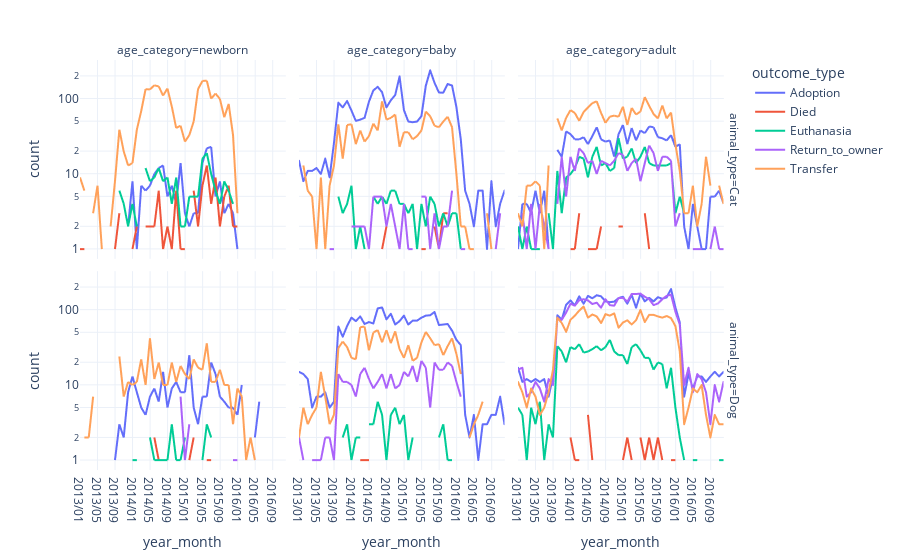

The notebook cell this image was saved under:
### Markdown cell above
* That's because most cats are newborns or babies.
* Most dogs that end up in shelters are already adults.
* There are some peaks, most likely because of transfers?

### Code cell
df_animals_date = df_train.groupby(['year_month', 'animal_type', 'age_category', 'outcome_type']).size().reset_index(name = 'count')
px.line(df_animals_date, x = 'year_month', y = 'count', color = 'outcome_type', facet_col = 'age_category', facet_row = 'animal_type', log_y = True)

### Figure 1 — Plotly figure (JSON) as saved in the notebook; plotly's stock layout.template omitted (floating-point values rounded to 4 significant figures)
{"data": [{"hovertemplate": "outcome_type=Adoption<br>animal_type=Cat<br>age_category=newborn<br>year_month=%{x}<br>count=%{y}<extra></extra>", "legendgroup": "Adoption", "line": {"color": "#636efa", "dash": "solid"}, "marker": {"symbol": "circle"}, "mode": "lines", "name": "Adoption", "showlegend": true, "type": "scattergl", "x": ["2013/01", "2013/02", "2013/03", "2013/04", "2013/05", "2013/06", "2013/07", "2013/08", "2013/09", "2013/10", "2013/11", "2013/12", "2014/01", "2014/02", "2014/03", "2014/04", "2014/05", "2014/06", "2014/07", "2014/08", "2014/09", "2014/10", "2014/11", "2014/12", "2015/01", "2015/02", "2015/03", "2015/04", "2015/05", "2015/06", "2015/07", "2015/08", "2015/09", "2015/10", "2015/11", "2015/12", "2016/01", "2016/02", "2016/03", "2016/04", "2016/05", "2016/06", "2016/07", "2016/08", "2016/09", "2016/10", "2016/11", "2016/12"], "xaxis": "x4", "y": [0, 0, 0, 0, 0, 0, 0, 1, 0, 3, 0, 2, 8, 1, 7, 6, 7, 10, 12, 13, 5, 7, 4, 14, 3, 2, 3, 3, 14, 22, 23, 5, 8, 3, 4, 3, 1, 0, 0, 0, 0, 0, 0, 0, 0, 0, 0, 0], "yaxis": "y4"}, {"hovertemplate": "outcome_type=Adoption<br>animal_type=Cat<br>age_category=baby<br>year_month=%{x}<br>count=%{y}<extra></extra>", "legendgroup": "Adoption", "line": {"color": "#636efa", "dash": "solid"}, "marker": {"symbol": "circle"}, "mode": "lines", "name": "Adoption", "showlegend": false, "type": "scattergl", "x": ["2013/01", "2013/02", "2013/03", "2013/04", "2013/05", "2013/06", "2013/07", "2013/08", "2013/09", "2013/10", "2013/11", "2013/12", "2014/01", "2014/02", "2014/03", "2014/04", "2014/05", "2014/06", "2014/07", "2014/08", "2014/09", "2014/10", "2014/11", "2014/12", "2015/01", "2015/02", "2015/03", "2015/04", "2015/05", "2015/06", "2015/07", "2015/08", "2015/09", "2015/10", "2015/11", "2015/12", "2016/01", "2016/02", "2016/03", "2016/04", "2016/05", "2016/06", "2016/07", "2016/08", "2016/09", "2016/10", "2016/11", "2016/12"], "xaxis": "x5", "y": [15, 8, 11, 11, 12, 10, 16, 9, 26, 89, 77, 94, 70, 51, 53, 56, 92, 130, 145, 123, 77, 96, 113, 199, 71, 50, 49, 50, 59, 150, 240, 164, 122, 121, 158, 151, 78, 29, 6, 4, 2, 6, 6, 1, 8, 2, 4, 6], "yaxis": "y5"}, {"hovertemplate": "outcome_type=Adoption<br>animal_type=Cat<br>age_category=adult<br>year_month=%{x}<br>count=%{y}<extra></extra>", "legendgroup": "Adoption", "line": {"color": "#636efa", "dash": "solid"}, "marker": {"symbol": "circle"}, "mode": "lines", "name": "Adoption", "showlegend": false, "type": "scattergl", "x": ["2013/01", "2013/02", "2013/03", "2013/04", "2013/05", "2013/06", "2013/07", "2013/08", "2013/09", "2013/10", "2013/11", "2013/12", "2014/01", "2014/02", "2014/03", "2014/04", "2014/05", "2014/06", "2014/07", "2014/08", "2014/09", "2014/10", "2014/11", "2014/12", "2015/01", "2015/02", "2015/03", "2015/04", "2015/05", "2015/06", "2015/07", "2015/08", "2015/09", "2015/10", "2015/11", "2015/12", "2016/01", "2016/02", "2016/03", "2016/04", "2016/05", "2016/06", "2016/07", "2016/08", "2016/09", "2016/10", "2016/11", "2016/12"], "xaxis": "x6", "y": [1, 4, 4, 3, 6, 3, 6, 1, 0, 21, 17, 37, 34, 29, 29, 31, 25, 32, 42, 29, 27, 28, 17, 34, 45, 25, 41, 28, 38, 35, 43, 42, 31, 30, 28, 33, 23, 25, 2, 1, 4, 2, 1, 1, 5, 5, 6, 4], "yaxis": "y6"}, {"hovertemplate": "outcome_type=Adoption<br>animal_type=Dog<br>age_category=newborn<br>year_month=%{x}<br>count=%{y}<extra></extra>", "legendgroup": "Adoption", "line": {"color": "#636efa", "dash": "solid"}, "marker": {"symbol": "circle"}, "mode": "lines", "name": "Adoption", "showlegend": false, "type": "scattergl", "x": ["2013/01", "2013/02", "2013/03", "2013/04", "2013/05", "2013/06", "2013/07", "2013/08", "2013/09", "2013/10", "2013/11", "2013/12", "2014/01", "2014/02", "2014/03", "2014/04", "2014/05", "2014/06", "2014/07", "2014/08", "2014/09", "2014/10", "2014/11", "2014/12", "2015/01", "2015/02", "2015/03", "2015/04", "2015/05", "2015/06", "2015/07", "2015/08", "2015/09", "2015/10", "2015/11", "2015/12", "2016/01", "2016/02", "2016/03", "2016/04", "2016/05", "2016/06", "2016/07", "2016/08", "2016/09", "2016/10", "2016/11", "2016/12"], "xaxis": "x", "y": [0, 1, 0, 0, 0, 0, 0, 0, 1, 3, 2, 8, 13, 8, 5, 4, 7, 9, 6, 15, 5, 9, 11, 8, 8, 25, 5, 3, 7, 7, 20, 14, 7, 6, 5, 5, 4, 10, 0, 0, 2, 6, 0, 0, 0, 1, 0, 0], "yaxis": "y"}, {"hovertemplate": "outcome_type=Adoption<br>animal_type=Dog<br>age_category=baby<br>year_month=%{x}<br>count=%{y}<extra></extra>", "legendgroup": "Adoption", "line": {"color": "#636efa", "dash": "solid"}, "marker": {"symbol": "circle"}, "mode": "lines", "name": "Adoption", "showlegend": false, "type": "scattergl", "x": ["2013/01", "2013/02", "2013/03", "2013/04", "2013/05", "2013/06", "2013/07", "2013/08", "2013/09", "2013/10", "2013/11", "2013/12", "2014/01", "2014/02", "2014/03", "2014/04", "2014/05", "2014/06", "2014/07", "2014/08", "2014/09", "2014/10", "2014/11", "2014/12", "2015/01", "2015/02", "2015/03", "2015/04", "2015/05", "2015/06", "2015/07", "2015/08", "2015/09", "2015/10", "2015/11", "2015/12", "2016/01", "2016/02", "2016/03", "2016/04", "2016/05", "2016/06", "2016/07", "2016/08", "2016/09", "2016/10", "2016/11", "2016/12"], "xaxis": "x2", "y": [15, 14, 12, 5, 7, 7, 8, 5, 6, 60, 44, 61, 79, 71, 82, 65, 69, 66, 105, 108, 75, 89, 64, 71, 84, 64, 72, 72, 79, 84, 85, 94, 63, 64, 65, 53, 40, 34, 4, 2, 4, 1, 3, 3, 4, 4, 7, 3], "yaxis": "y2"}, {"hovertemplate": "outcome_type=Adoption<br>animal_type=Dog<br>age_category=adult<br>year_month=%{x}<br>count=%{y}<extra></extra>", "legendgroup": "Adoption", "line": {"color": "#636efa", "dash": "solid"}, "marker": {"symbol": "circle"}, "mode": "lines", "name": "Adoption", "showlegend": false, "type": "scattergl", "x": ["2013/01", "2013/02", "2013/03", "2013/04", "2013/05", "2013/06", "2013/07", "2013/08", "2013/09", "2013/10", "2013/11", "2013/12", "2014/01", "2014/02", "2014/03", "2014/04", "2014/05", "2014/06", "2014/07", "2014/08", "2014/09", "2014/10", "2014/11", "2014/12", "2015/01", "2015/02", "2015/03", "2015/04", "2015/05", "2015/06", "2015/07", "2015/08", "2015/09", "2015/10", "2015/11", "2015/12", "2016/01", "2016/02", "2016/03", "2016/04", "2016/05", "2016/06", "2016/07", "2016/08", "2016/09", "2016/10", "2016/11", "2016/12"], "xaxis": "x3", "y": [17, 11, 12, 11, 12, 11, 12, 7, 13, 85, 74, 117, 134, 115, 152, 121, 154, 143, 157, 152, 130, 127, 129, 144, 150, 121, 159, 107, 164, 130, 145, 130, 148, 141, 147, 190, 108, 68, 7, 14, 9, 13, 13, 11, 13, 15, 13, 15], "yaxis": "y3"}, {"hovertemplate": "outcome_type=Died<br>animal_type=Cat<br>age_category=newborn<br>year_month=%{x}<br>count=%{y}<extra></extra>", "legendgroup": "Died", "line": {"color": "#EF553B", "dash": "solid"}, "marker": {"symbol": "circle"}, "mode": "lines", "name": "Died", "showlegend": true, "type": "scattergl", "x": ["2013/01", "2013/02", "2013/03", "2013/04", "2013/05", "2013/06", "2013/07", "2013/08", "2013/09", "2013/10", "2013/11", "2013/12", "2014/01", "2014/02", "2014/03", "2014/04", "2014/05", "2014/06", "2014/07", "2014/08", "2014/09", "2014/10", "2014/11", "2014/12", "2015/01", "2015/02", "2015/03", "2015/04", "2015/05", "2015/06", "2015/07", "2015/08", "2015/09", "2015/10", "2015/11", "2015/12", "2016/01", "2016/02", "2016/03", "2016/04", "2016/05", "2016/06", "2016/07", "2016/08", "2016/09", "2016/10", "2016/11", "2016/12"], "xaxis": "x4", "y": [1, 1, 0, 0, 0, 0, 0, 0, 1, 3, 0, 0, 1, 2, 0, 2, 2, 2, 6, 1, 2, 1, 6, 1, 1, 0, 6, 2, 7, 13, 4, 9, 2, 5, 7, 2, 2, 0, 0, 0, 0, 0, 0, 0, 0, 0, 0, 0], "yaxis": "y4"}, {"hovertemplate": "outcome_type=Died<br>animal_type=Cat<br>age_category=baby<br>year_month=%{x}<br>count=%{y}<extra></extra>", "legendgroup": "Died", "line": {"color": "#EF553B", "dash": "solid"}, "marker": {"symbol": "circle"}, "mode": "lines", "name": "Died", "showlegend": false, "type": "scattergl", "x": ["2013/01", "2013/02", "2013/03", "2013/04", "2013/05", "2013/06", "2013/07", "2013/08", "2013/09", "2013/10", "2013/11", "2013/12", "2014/01", "2014/02", "2014/03", "2014/04", "2014/05", "2014/06", "2014/07", "2014/08", "2014/09", "2014/10", "2014/11", "2014/12", "2015/01", "2015/02", "2015/03", "2015/04", "2015/05", "2015/06", "2015/07", "2015/08", "2015/09", "2015/10", "2015/11", "2015/12", "2016/01", "2016/02", "2016/03", "2016/04", "2016/05", "2016/06", "2016/07", "2016/08", "2016/09", "2016/10", "2016/11", "2016/12"], "xaxis": "x5", "y": [0, 0, 0, 0, 0, 1, 0, 0, 0, 2, 0, 1, 0, 1, 0, 1, 0, 2, 0, 1, 2, 0, 0, 3, 0, 0, 1, 0, 1, 1, 0, 2, 1, 3, 3, 0, 0, 1, 0, 0, 0, 0, 0, 0, 0, 0, 0, 0], "yaxis": "y5"}, {"hovertemplate": "outcome_type=Died<br>animal_type=Cat<br>age_category=adult<br>year_month=%{x}<br>count=%{y}<extra></extra>", "legendgroup": "Died", "line": {"color": "#EF553B", "dash": "solid"}, "marker": {"symbol": "circle"}, "mode": "lines", "name": "Died", "showlegend": false, "type": "scattergl", "x": ["2013/01", "2013/02", "2013/03", "2013/04", "2013/05", "2013/06", "2013/07", "2013/08", "2013/09", "2013/10", "2013/11", "2013/12", "2014/01", "2014/02", "2014/03", "2014/04", "2014/05", "2014/06", "2014/07", "2014/08", "2014/09", "2014/10", "2014/11", "2014/12", "2015/01", "2015/02", "2015/03", "2015/04", "2015/05", "2015/06", "2015/07", "2015/08", "2015/09", "2015/10", "2015/11", "2015/12", "2016/01", "2016/02", "2016/03", "2016/04", "2016/05", "2016/06", "2016/07", "2016/08", "2016/09", "2016/10", "2016/11", "2016/12"], "xaxis": "x6", "y": [0, 0, 0, 0, 0, 1, 0, 0, 0, 0, 1, 0, 1, 1, 3, 0, 1, 1, 1, 2, 0, 0, 0, 2, 2, 0, 3, 0, 0, 3, 1, 0, 0, 0, 3, 0, 0, 1, 0, 0, 1, 0, 0, 0, 0, 0, 0, 0], "yaxis": "y6"}, {"hovertemplate": "outcome_type=Died<br>animal_type=Dog<br>age_category=newborn<br>year_month=%{x}<br>count=%{y}<extra></extra>", "legendgroup": "Died", "line": {"color": "#EF553B", "dash": "solid"}, "marker": {"symbol": "circle"}, "mode": "lines", "name": "Died", "showlegend": false, "type": "scattergl", "x": ["2013/01", "2013/02", "2013/03", "2013/04", "2013/05", "2013/06", "2013/07", "2013/08", "2013/09", "2013/10", "2013/11", "2013/12", "2014/01", "2014/02", "2014/03", "2014/04", "2014/05", "2014/06", "2014/07", "2014/08", "2014/09", "2014/10", "2014/11", "2014/12", "2015/01", "2015/02", "2015/03", "2015/04", "2015/05", "2015/06", "2015/07", "2015/08", "2015/09", "2015/10", "2015/11", "2015/12", "2016/01", "2016/02", "2016/03", "2016/04", "2016/05", "2016/06", "2016/07", "2016/08", "2016/09", "2016/10", "2016/11", "2016/12"], "xaxis": "x", "y": [0, 0, 0, 0, 0, 0, 0, 0, 0, 1, 0, 0, 0, 0, 0, 1, 0, 2, 1, 0, 0, 0, 0, 2, 0, 1, 2, 0, 0, 1, 1, 0, 0, 0, 0, 0, 0, 0, 0, 0, 0, 0, 0, 0, 0, 0, 0, 0], "yaxis": "y"}, {"hovertemplate": "outcome_type=Died<br>animal_type=Dog<br>age_category=baby<br>year_month=%{x}<br>count=%{y}<extra></extra>", "legendgroup": "Died", "line": {"color": "#EF553B", "dash": "solid"}, "marker": {"symbol": "circle"}, "mode": "lines", "name": "Died", "showlegend": false, "type": "scattergl", "x": ["2013/01", "2013/02", "2013/03", "2013/04", "2013/05", "2013/06", "2013/07", "2013/08", "2013/09", "2013/10", "2013/11", "2013/12", "2014/01", "2014/02", "2014/03", "2014/04", "2014/05", "2014/06", "2014/07", "2014/08", "2014/09", "2014/10", "2014/11", "2014/12", "2015/01", "2015/02", "2015/03", "2015/04", "2015/05", "2015/06", "2015/07", "2015/08", "2015/09", "2015/10", "2015/11", "2015/12", "2016/01", "2016/02", "2016/03", "2016/04", "2016/05", "2016/06", "2016/07", "2016/08", "2016/09", "2016/10", "2016/11", "2016/12"], "xaxis": "x2", "y": [0, 0, 0, 0, 0, 0, 0, 0, 0, 0, 0, 0, 0, 0, 1, 1, 1, 0, 1, 0, 0, 0, 0, 1, 0, 0, 2, 0, 1, 0, 0, 0, 0, 0, 0, 0, 0, 0, 0, 0, 0, 0, 0, 0, 0, 0, 0, 0], "yaxis": "y2"}, {"hovertemplate": "outcome_type=Died<br>animal_type=Dog<br>age_category=adult<br>year_month=%{x}<br>count=%{y}<extra></extra>", "legendgroup": "Died", "line": {"color": "#EF553B", "dash": "solid"}, "marker": {"symbol": "circle"}, "mode": "lines", "name": "Died", "showlegend": false, "type": "scattergl", "x": ["2013/01", "2013/02", "2013/03", "2013/04", "2013/05", "2013/06", "2013/07", "2013/08", "2013/09", "2013/10", "2013/11", "2013/12", "2014/01", "2014/02", "2014/03", "2014/04", "2014/05", "2014/06", "2014/07", "2014/08", "2014/09", "2014/10", "2014/11", "2014/12", "2015/01", "2015/02", "2015/03", "2015/04", "2015/05", "2015/06", "2015/07", "2015/08", "2015/09", "2015/10", "2015/11", "2015/12", "2016/01", "2016/02", "2016/03", "2016/04", "2016/05", "2016/06", "2016/07", "2016/08", "2016/09", "2016/10", "2016/11", "2016/12"], "xaxis": "x3", "y": [0, 0, 0, 0, 0, 0, 0, 0, 0, 3, 0, 0, 2, 1, 1, 0, 4, 1, 0, 0, 0, 1, 0, 0, 1, 2, 1, 0, 2, 1, 2, 1, 2, 1, 0, 1, 1, 0, 1, 0, 0, 0, 0, 0, 1, 0, 0, 0], "yaxis": "y3"}, {"hovertemplate": "outcome_type=Euthanasia<br>animal_type=Cat<br>age_category=newborn<br>year_month=%{x}<br>count=%{y}<extra></extra>", "legendgroup": "Euthanasia", "line": {"color": "#00cc96", "dash": "solid"}, "marker": {"symbol": "circle"}, "mode": "lines", "name": "Euthanasia", "showlegend": true, "type": "scattergl", "x": ["2013/01", "2013/02", "2013/03", "2013/04", "2013/05", "2013/06", "2013/07", "2013/08", "2013/09", "2013/10", "2013/11", "2013/12", "2014/01", "2014/02", "2014/03", "2014/04", "2014/05", "2014/06", "2014/07", "2014/08", "2014/09", "2014/10", "2014/11", "2014/12", "2015/01", "2015/02", "2015/03", "2015/04", "2015/05", "2015/06", "2015/07", "2015/08", "2015/09", "2015/10", "2015/11", "2015/12", "2016/01", "2016/02", "2016/03", "2016/04", "2016/05", "2016/06", "2016/07", "2016/08", "2016/09", "2016/10", "2016/11", "2016/12"], "xaxis": "x4", "y": [0, 1, 0, 0, 0, 0, 0, 0, 0, 6, 4, 2, 4, 2, 0, 12, 8, 9, 12, 8, 9, 4, 9, 2, 2, 5, 5, 5, 16, 19, 10, 6, 4, 8, 6, 4, 0, 0, 0, 1, 0, 0, 0, 0, 0, 0, 0, 0], "yaxis": "y4"}, {"hovertemplate": "outcome_type=Euthanasia<br>animal_type=Cat<br>age_category=baby<br>year_month=%{x}<br>count=%{y}<extra></extra>", "legendgroup": "Euthanasia", "line": {"color": "#00cc96", "dash": "solid"}, "marker": {"symbol": "circle"}, "mode": "lines", "name": "Euthanasia", "showlegend": false, "type": "scattergl", "x": ["2013/01", "2013/02", "2013/03", "2013/04", "2013/05", "2013/06", "2013/07", "2013/08", "2013/09", "2013/10", "2013/11", "2013/12", "2014/01", "2014/02", "2014/03", "2014/04", "2014/05", "2014/06", "2014/07", "2014/08", "2014/09", "2014/10", "2014/11", "2014/12", "2015/01", "2015/02", "2015/03", "2015/04", "2015/05", "2015/06", "2015/07", "2015/08", "2015/09", "2015/10", "2015/11", "2015/12", "2016/01", "2016/02", "2016/03", "2016/04", "2016/05", "2016/06", "2016/07", "2016/08", "2016/09", "2016/10", "2016/11", "2016/12"], "xaxis": "x5", "y": [1, 0, 0, 0, 2, 0, 0, 0, 0, 5, 3, 4, 7, 1, 2, 1, 0, 5, 4, 5, 4, 6, 6, 4, 4, 3, 4, 1, 4, 2, 5, 4, 2, 3, 2, 3, 3, 1, 0, 0, 0, 1, 0, 0, 0, 0, 0, 1], "yaxis": "y5"}, {"hovertemplate": "outcome_type=Euthanasia<br>animal_type=Cat<br>age_category=adult<br>year_month=%{x}<br>count=%{y}<extra></extra>", "legendgroup": "Euthanasia", "line": {"color": "#00cc96", "dash": "solid"}, "marker": {"symbol": "circle"}, "mode": "lines", "name": "Euthanasia", "showlegend": false, "type": "scattergl", "x": ["2013/01", "2013/02", "2013/03", "2013/04", "2013/05", "2013/06", "2013/07", "2013/08", "2013/09", "2013/10", "2013/11", "2013/12", "2014/01", "2014/02", "2014/03", "2014/04", "2014/05", "2014/06", "2014/07", "2014/08", "2014/09", "2014/10", "2014/11", "2014/12", "2015/01", "2015/02", "2015/03", "2015/04", "2015/05", "2015/06", "2015/07", "2015/08", "2015/09", "2015/10", "2015/11", "2015/12", "2016/01", "2016/02", "2016/03", "2016/04", "2016/05", "2016/06", "2016/07", "2016/08", "2016/09", "2016/10", "2016/11", "2016/12"], "xaxis": "x6", "y": [2, 1, 2, 1, 1, 1, 0, 3, 1, 11, 3, 9, 10, 12, 17, 16, 9, 17, 23, 13, 14, 11, 12, 30, 16, 17, 22, 14, 17, 23, 14, 13, 13, 13, 13, 14, 3, 5, 3, 0, 1, 0, 0, 1, 0, 0, 1, 1], "yaxis": "y6"}, {"hovertemplate": "outcome_type=Euthanasia<br>animal_type=Dog<br>age_category=newborn<br>year_month=%{x}<br>count=%{y}<extra></extra>", "legendgroup": "Euthanasia", "line": {"color": "#00cc96", "dash": "solid"}, "marker": {"symbol": "circle"}, "mode": "lines", "name": "Euthanasia", "showlegend": false, "type": "scattergl", "x": ["2013/01", "2013/02", "2013/03", "2013/04", "2013/05", "2013/06", "2013/07", "2013/08", "2013/09", "2013/10", "2013/11", "2013/12", "2014/01", "2014/02", "2014/03", "2014/04", "2014/05", "2014/06", "2014/07", "2014/08", "2014/09", "2014/10", "2014/11", "2014/12", "2015/01", "2015/02", "2015/03", "2015/04", "2015/05", "2015/06", "2015/07", "2015/08", "2015/09", "2015/10", "2015/11", "2015/12", "2016/01", "2016/02", "2016/03", "2016/04", "2016/05", "2016/06", "2016/07", "2016/08", "2016/09", "2016/10", "2016/11", "2016/12"], "xaxis": "x", "y": [0, 0, 0, 0, 0, 0, 0, 0, 0, 2, 0, 0, 1, 1, 0, 0, 2, 1, 1, 1, 1, 3, 1, 1, 2, 0, 0, 0, 1, 3, 2, 0, 1, 0, 1, 0, 0, 1, 0, 0, 0, 0, 0, 0, 0, 0, 0, 0], "yaxis": "y"}, {"hovertemplate": "outcome_type=Euthanasia<br>animal_type=Dog<br>age_category=baby<br>year_month=%{x}<br>count=%{y}<extra></extra>", "legendgroup": "Euthanasia", "line": {"color": "#00cc96", "dash": "solid"}, "marker": {"symbol": "circle"}, "mode": "lines", "name": "Euthanasia", "showlegend": false, "type": "scattergl", "x": ["2013/01", "2013/02", "2013/03", "2013/04", "2013/05", "2013/06", "2013/07", "2013/08", "2013/09", "2013/10", "2013/11", "2013/12", "2014/01", "2014/02", "2014/03", "2014/04", "2014/05", "2014/06", "2014/07", "2014/08", "2014/09", "2014/10", "2014/11", "2014/12", "2015/01", "2015/02", "2015/03", "2015/04", "2015/05", "2015/06", "2015/07", "2015/08", "2015/09", "2015/10", "2015/11", "2015/12", "2016/01", "2016/02", "2016/03", "2016/04", "2016/05", "2016/06", "2016/07", "2016/08", "2016/09", "2016/10", "2016/11", "2016/12"], "xaxis": "x2", "y": [0, 0, 0, 0, 2, 0, 0, 0, 0, 0, 2, 3, 1, 2, 2, 0, 3, 3, 6, 4, 1, 4, 5, 3, 4, 1, 2, 0, 0, 3, 0, 0, 2, 3, 1, 1, 0, 1, 0, 0, 0, 0, 0, 0, 0, 0, 0, 0], "yaxis": "y2"}, {"hovertemplate": "outcome_type=Euthanasia<br>animal_type=Dog<br>age_category=adult<br>year_month=%{x}<br>count=%{y}<extra></extra>", "legendgroup": "Euthanasia", "line": {"color": "#00cc96", "dash": "solid"}, "marker": {"symbol": "circle"}, "mode": "lines", "name": "Euthanasia", "showlegend": false, "type": "scattergl", "x": ["2013/01", "2013/02", "2013/03", "2013/04", "2013/05", "2013/06", "2013/07", "2013/08", "2013/09", "2013/10", "2013/11", "2013/12", "2014/01", "2014/02", "2014/03", "2014/04", "2014/05", "2014/06", "2014/07", "2014/08", "2014/09", "2014/10", "2014/11", "2014/12", "2015/01", "2015/02", "2015/03", "2015/04", "2015/05", "2015/06", "2015/07", "2015/08", "2015/09", "2015/10", "2015/11", "2015/12", "2016/01", "2016/02", "2016/03", "2016/04", "2016/05", "2016/06", "2016/07", "2016/08", "2016/09", "2016/10", "2016/11", "2016/12"], "xaxis": "x3", "y": [5, 4, 1, 5, 3, 6, 1, 3, 2, 33, 28, 20, 32, 30, 35, 27, 28, 30, 33, 29, 32, 40, 28, 25, 25, 19, 32, 35, 29, 23, 23, 16, 20, 19, 9, 17, 5, 2, 1, 0, 1, 1, 0, 0, 0, 0, 1, 1], "yaxis": "y3"}, {"hovertemplate": "outcome_type=Return_to_owner<br>animal_type=Cat<br>age_category=newborn<br>year_month=%{x}<br>count=%{y}<extra></extra>", "legendgroup": "Return_to_owner", "line": {"color": "#ab63fa", "dash": "solid"}, "marker": {"symbol": "circle"}, "mode": "lines", "name": "Return_to_owner", "showlegend": true, "type": "scattergl", "x": ["2013/01", "2013/02", "2013/03", "2013/04", "2013/05", "2013/06", "2013/07", "2013/08", "2013/09", "2013/10", "2013/11", "2013/12", "2014/01", "2014/02", "2014/03", "2014/04", "2014/05", "2014/06", "2014/07", "2014/08", "2014/09", "2014/10", "2014/11", "2014/12", "2015/01", "2015/02", "2015/03", "2015/04", "2015/05", "2015/06", "2015/07", "2015/08", "2015/09", "2015/10", "2015/11", "2015/12", "2016/01", "2016/02", "2016/03", "2016/04", "2016/05", "2016/06", "2016/07", "2016/08", "2016/09", "2016/10", "2016/11", "2016/12"], "xaxis": "x4", "y": [0, 0, 0, 0, 0, 0, 0, 0, 0, 0, 0, 0, 0, 0, 0, 1, 0, 0, 0, 0, 0, 0, 0, 0, 0, 0, 1, 0, 0, 0, 0, 2, 0, 0, 0, 0, 0, 0, 0, 0, 0, 0, 0, 0, 0, 0, 0, 0], "yaxis": "y4"}, {"hovertemplate": "outcome_type=Return_to_owner<br>animal_type=Cat<br>age_category=baby<br>year_month=%{x}<br>count=%{y}<extra></extra>", "legendgroup": "Return_to_owner", "line": {"color": "#ab63fa", "dash": "solid"}, "marker": {"symbol": "circle"}, "mode": "lines", "name": "Return_to_owner", "showlegend": false, "type": "scattergl", "x": ["2013/01", "2013/02", "2013/03", "2013/04", "2013/05", "2013/06", "2013/07", "2013/08", "2013/09", "2013/10", "2013/11", "2013/12", "2014/01", "2014/02", "2014/03", "2014/04", "2014/05", "2014/06", "2014/07", "2014/08", "2014/09", "2014/10", "2014/11", "2014/12", "2015/01", "2015/02", "2015/03", "2015/04", "2015/05", "2015/06", "2015/07", "2015/08", "2015/09", "2015/10", "2015/11", "2015/12", "2016/01", "2016/02", "2016/03", "2016/04", "2016/05", "2016/06", "2016/07", "2016/08", "2016/09", "2016/10", "2016/11", "2016/12"], "xaxis": "x5", "y": [1, 0, 0, 0, 0, 0, 0, 1, 1, 0, 0, 0, 2, 2, 2, 2, 1, 5, 5, 5, 2, 4, 2, 1, 4, 1, 1, 0, 5, 5, 1, 3, 1, 2, 2, 6, 0, 1, 1, 0, 0, 0, 0, 0, 0, 1, 3, 0], "yaxis": "y5"}, {"hovertemplate": "outcome_type=Return_to_owner<br>animal_type=Cat<br>age_category=adult<br>year_month=%{x}<br>count=%{y}<extra></extra>", "legendgroup": "Return_to_owner", "line": {"color": "#ab63fa", "dash": "solid"}, "marker": {"symbol": "circle"}, "mode": "lines", "name": "Return_to_owner", "showlegend": false, "type": "scattergl", "x": ["2013/01", "2013/02", "2013/03", "2013/04", "2013/05", "2013/06", "2013/07", "2013/08", "2013/09", "2013/10", "2013/11", "2013/12", "2014/01", "2014/02", "2014/03", "2014/04", "2014/05", "2014/06", "2014/07", "2014/08", "2014/09", "2014/10", "2014/11", "2014/12", "2015/01", "2015/02", "2015/03", "2015/04", "2015/05", "2015/06", "2015/07", "2015/08", "2015/09", "2015/10", "2015/11", "2015/12", "2016/01", "2016/02", "2016/03", "2016/04", "2016/05", "2016/06", "2016/07", "2016/08", "2016/09", "2016/10", "2016/11", "2016/12"], "xaxis": "x6", "y": [0, 3, 1, 4, 1, 4, 2, 1, 0, 4, 17, 5, 17, 11, 22, 19, 14, 15, 10, 15, 14, 13, 15, 19, 18, 11, 14, 16, 8, 14, 24, 19, 11, 17, 17, 15, 2, 3, 0, 0, 1, 1, 1, 0, 1, 2, 1, 1], "yaxis": "y6"}, {"hovertemplate": "outcome_type=Return_to_owner<br>animal_type=Dog<br>age_category=newborn<br>year_month=%{x}<br>count=%{y}<extra></extra>", "legendgroup": "Return_to_owner", "line": {"color": "#ab63fa", "dash": "solid"}, "marker": {"symbol": "circle"}, "mode": "lines", "name": "Return_to_owner", "showlegend": false, "type": "scattergl", "x": ["2013/01", "2013/02", "2013/03", "2013/04", "2013/05", "2013/06", "2013/07", "2013/08", "2013/09", "2013/10", "2013/11", "2013/12", "2014/01", "2014/02", "2014/03", "2014/04", "2014/05", "2014/06", "2014/07", "2014/08", "2014/09", "2014/10", "2014/11", "2014/12", "2015/01", "2015/02", "2015/03", "2015/04", "2015/05", "2015/06", "2015/07", "2015/08", "2015/09", "2015/10", "2015/11", "2015/12", "2016/01", "2016/02", "2016/03", "2016/04", "2016/05", "2016/06", "2016/07", "2016/08", "2016/09", "2016/10", "2016/11", "2016/12"], "xaxis": "x", "y": [0, 0, 0, 0, 0, 0, 0, 0, 0, 1, 0, 2, 0, 0, 8, 0, 0, 0, 3, 0, 0, 0, 0, 7, 1, 3, 0, 2, 0, 0, 0, 6, 0, 1, 0, 1, 1, 0, 0, 0, 0, 0, 0, 0, 0, 0, 0, 0], "yaxis": "y"}, {"hovertemplate": "outcome_type=Return_to_owner<br>animal_type=Dog<br>age_category=baby<br>year_month=%{x}<br>count=%{y}<extra></extra>", "legendgroup": "Return_to_owner", "line": {"color": "#ab63fa", "dash": "solid"}, "marker": {"symbol": "circle"}, "mode": "lines", "name": "Return_to_owner", "showlegend": false, "type": "scattergl", "x": ["2013/01", "2013/02", "2013/03", "2013/04", "2013/05", "2013/06", "2013/07", "2013/08", "2013/09", "2013/10", "2013/11", "2013/12", "2014/01", "2014/02", "2014/03", "2014/04", "2014/05", "2014/06", "2014/07", "2014/08", "2014/09", "2014/10", "2014/11", "2014/12", "2015/01", "2015/02", "2015/03", "2015/04", "2015/05", "2015/06", "2015/07", "2015/08", "2015/09", "2015/10", "2015/11", "2015/12", "2016/01", "2016/02", "2016/03", "2016/04", "2016/05", "2016/06", "2016/07", "2016/08", "2016/09", "2016/10", "2016/11", "2016/12"], "xaxis": "x2", "y": [2, 1, 0, 1, 1, 1, 2, 2, 1, 14, 11, 11, 10, 7, 14, 17, 12, 9, 11, 14, 9, 14, 9, 10, 15, 13, 18, 11, 21, 17, 5, 20, 16, 16, 20, 18, 11, 7, 0, 0, 0, 3, 0, 1, 0, 2, 0, 3], "yaxis": "y2"}, {"hovertemplate": "outcome_type=Return_to_owner<br>animal_type=Dog<br>age_category=adult<br>year_month=%{x}<br>count=%{y}<extra></extra>", "legendgroup": "Return_to_owner", "line": {"color": "#ab63fa", "dash": "solid"}, "marker": {"symbol": "circle"}, "mode": "lines", "name": "Return_to_owner", "showlegend": false, "type": "scattergl", "x": ["2013/01", "2013/02", "2013/03", "2013/04", "2013/05", "2013/06", "2013/07", "2013/08", "2013/09", "2013/10", "2013/11", "2013/12", "2014/01", "2014/02", "2014/03", "2014/04", "2014/05", "2014/06", "2014/07", "2014/08", "2014/09", "2014/10", "2014/11", "2014/12", "2015/01", "2015/02", "2015/03", "2015/04", "2015/05", "2015/06", "2015/07", "2015/08", "2015/09", "2015/10", "2015/11", "2015/12", "2016/01", "2016/02", "2016/03", "2016/04", "2016/05", "2016/06", "2016/07", "2016/08", "2016/09", "2016/10", "2016/11", "2016/12"], "xaxis": "x3", "y": [16, 17, 7, 8, 11, 9, 6, 12, 10, 77, 74, 92, 121, 114, 135, 139, 134, 120, 125, 107, 139, 116, 114, 144, 145, 129, 163, 163, 165, 150, 139, 116, 122, 139, 154, 160, 95, 64, 10, 17, 8, 14, 12, 8, 3, 10, 6, 11], "yaxis": "y3"}, {"hovertemplate": "outcome_type=Transfer<br>animal_type=Cat<br>age_category=newborn<br>year_month=%{x}<br>count=%{y}<extra></extra>", "legendgroup": "Transfer", "line": {"color": "#FFA15A", "dash": "solid"}, "marker": {"symbol": "circle"}, "mode": "lines", "name": "Transfer", "showlegend": true, "type": "scattergl", "x": ["2013/01", "2013/02", "2013/03", "2013/04", "2013/05", "2013/06", "2013/07", "2013/08", "2013/09", "2013/10", "2013/11", "2013/12", "2014/01", "2014/02", "2014/03", "2014/04", "2014/05", "2014/06", "2014/07", "2014/08", "2014/09", "2014/10", "2014/11", "2014/12", "2015/01", "2015/02", "2015/03", "2015/04", "2015/05", "2015/06", "2015/07", "2015/08", "2015/09", "2015/10", "2015/11", "2015/12", "2016/01", "2016/02", "2016/03", "2016/04", "2016/05", "2016/06", "2016/07", "2016/08", "2016/09", "2016/10", "2016/11", "2016/12"], "xaxis": "x4", "y": [9, 6, 0, 3, 7, 1, 0, 2, 8, 39, 20, 13, 14, 39, 69, 135, 134, 152, 147, 111, 138, 79, 41, 44, 27, 33, 50, 135, 174, 175, 101, 118, 100, 57, 86, 33, 3, 0, 1, 0, 0, 0, 1, 0, 0, 0, 0, 0], "yaxis": "y4"}, {"hovertemplate": "outcome_type=Transfer<br>animal_type=Cat<br>age_category=baby<br>year_month=%{x}<br>count=%{y}<extra></extra>", "legendgroup": "Transfer", "line": {"color": "#FFA15A", "dash": "solid"}, "marker": {"symbol": "circle"}, "mode": "lines", "name": "Transfer", "showlegend": false, "type": "scattergl", "x": ["2013/01", "2013/02", "2013/03", "2013/04", "2013/05", "2013/06", "2013/07", "2013/08", "2013/09", "2013/10", "2013/11", "2013/12", "2014/01", "2014/02", "2014/03", "2014/04", "2014/05", "2014/06", "2014/07", "2014/08", "2014/09", "2014/10", "2014/11", "2014/12", "2015/01", "2015/02", "2015/03", "2015/04", "2015/05", "2015/06", "2015/07", "2015/08", "2015/09", "2015/10", "2015/11", "2015/12", "2016/01", "2016/02", "2016/03", "2016/04", "2016/05", "2016/06", "2016/07", "2016/08", "2016/09", "2016/10", "2016/11", "2016/12"], "xaxis": "x5", "y": [0, 13, 6, 5, 1, 9, 1, 7, 13, 46, 16, 45, 46, 25, 38, 27, 32, 47, 38, 93, 53, 56, 62, 23, 36, 36, 29, 32, 38, 68, 59, 44, 42, 50, 58, 42, 10, 2, 2, 1, 1, 0, 0, 3, 1, 0, 2, 0], "yaxis": "y5"}, {"hovertemplate": "outcome_type=Transfer<br>animal_type=Cat<br>age_category=adult<br>year_month=%{x}<br>count=%{y}<extra></extra>", "legendgroup": "Transfer", "line": {"color": "#FFA15A", "dash": "solid"}, "marker": {"symbol": "circle"}, "mode": "lines", "name": "Transfer", "showlegend": false, "type": "scattergl", "x": ["2013/01", "2013/02", "2013/03", "2013/04", "2013/05", "2013/06", "2013/07", "2013/08", "2013/09", "2013/10", "2013/11", "2013/12", "2014/01", "2014/02", "2014/03", "2014/04", "2014/05", "2014/06", "2014/07", "2014/08", "2014/09", "2014/10", "2014/11", "2014/12", "2015/01", "2015/02", "2015/03", "2015/04", "2015/05", "2015/06", "2015/07", "2015/08", "2015/09", "2015/10", "2015/11", "2015/12", "2016/01", "2016/02", "2016/03", "2016/04", "2016/05", "2016/06", "2016/07", "2016/08", "2016/09", "2016/10", "2016/11", "2016/12"], "xaxis": "x6", "y": [3, 2, 7, 7, 8, 7, 1, 13, 0, 55, 38, 56, 71, 65, 51, 67, 77, 88, 93, 65, 48, 58, 60, 58, 79, 45, 76, 62, 68, 106, 81, 63, 55, 82, 55, 66, 25, 11, 3, 3, 7, 2, 4, 17, 7, 0, 7, 4], "yaxis": "y6"}, {"hovertemplate": "outcome_type=Transfer<br>animal_type=Dog<br>age_category=newborn<br>year_month=%{x}<br>count=%{y}<extra></extra>", "legendgroup": "Transfer", "line": {"color": "#FFA15A", "dash": "solid"}, "marker": {"symbol": "circle"}, "mode": "lines", "name": "Transfer", "showlegend": false, "type": "scattergl", "x": ["2013/01", "2013/02", "2013/03", "2013/04", "2013/05", "2013/06", "2013/07", "2013/08", "2013/09", "2013/10", "2013/11", "2013/12", "2014/01", "2014/02", "2014/03", "2014/04", "2014/05", "2014/06", "2014/07", "2014/08", "2014/09", "2014/10", "2014/11", "2014/12", "2015/01", "2015/02", "2015/03", "2015/04", "2015/05", "2015/06", "2015/07", "2015/08", "2015/09", "2015/10", "2015/11", "2015/12", "2016/01", "2016/02", "2016/03", "2016/04", "2016/05", "2016/06", "2016/07", "2016/08", "2016/09", "2016/10", "2016/11", "2016/12"], "xaxis": "x", "y": [0, 2, 2, 7, 0, 1, 0, 1, 0, 24, 7, 11, 10, 11, 22, 10, 42, 12, 20, 10, 10, 20, 11, 18, 14, 12, 22, 17, 16, 36, 11, 11, 16, 10, 10, 3, 9, 7, 1, 2, 1, 0, 0, 0, 0, 0, 0, 0], "yaxis": "y"}, {"hovertemplate": "outcome_type=Transfer<br>animal_type=Dog<br>age_category=baby<br>year_month=%{x}<br>count=%{y}<extra></extra>", "legendgroup": "Transfer", "line": {"color": "#FFA15A", "dash": "solid"}, "marker": {"symbol": "circle"}, "mode": "lines", "name": "Transfer", "showlegend": false, "type": "scattergl", "x": ["2013/01", "2013/02", "2013/03", "2013/04", "2013/05", "2013/06", "2013/07", "2013/08", "2013/09", "2013/10", "2013/11", "2013/12", "2014/01", "2014/02", "2014/03", "2014/04", "2014/05", "2014/06", "2014/07", "2014/08", "2014/09", "2014/10", "2014/11", "2014/12", "2015/01", "2015/02", "2015/03", "2015/04", "2015/05", "2015/06", "2015/07", "2015/08", "2015/09", "2015/10", "2015/11", "2015/12", "2016/01", "2016/02", "2016/03", "2016/04", "2016/05", "2016/06", "2016/07", "2016/08", "2016/09", "2016/10", "2016/11", "2016/12"], "xaxis": "x2", "y": [2, 5, 3, 4, 5, 15, 7, 3, 4, 31, 38, 32, 23, 22, 59, 60, 29, 50, 54, 37, 54, 36, 52, 30, 23, 34, 21, 23, 37, 51, 42, 34, 35, 25, 33, 42, 26, 14, 0, 2, 3, 4, 6, 0, 0, 2, 0, 3], "yaxis": "y2"}, {"hovertemplate": "outcome_type=Transfer<br>animal_type=Dog<br>age_category=adult<br>year_month=%{x}<br>count=%{y}<extra></extra>", "legendgroup": "Transfer", "line": {"color": "#FFA15A", "dash": "solid"}, "marker": {"symbol": "circle"}, "mode": "lines", "name": "Transfer", "showlegend": false, "type": "scattergl", "x": ["2013/01", "2013/02", "2013/03", "2013/04", "2013/05", "2013/06", "2013/07", "2013/08", "2013/09", "2013/10", "2013/11", "2013/12", "2014/01", "2014/02", "2014/03", "2014/04", "2014/05", "2014/06", "2014/07", "2014/08", "2014/09", "2014/10", "2014/11", "2014/12", "2015/01", "2015/02", "2015/03", "2015/04", "2015/05", "2015/06", "2015/07", "2015/08", "2015/09", "2015/10", "2015/11", "2015/12", "2016/01", "2016/02", "2016/03", "2016/04", "2016/05", "2016/06", "2016/07", "2016/08", "2016/09", "2016/10", "2016/11", "2016/12"], "xaxis": "x3", "y": [11, 8, 5, 9, 7, 4, 5, 8, 16, 79, 67, 51, 74, 84, 98, 111, 79, 87, 82, 67, 88, 84, 90, 58, 68, 73, 64, 73, 100, 69, 86, 86, 82, 79, 83, 78, 61, 28, 3, 5, 9, 8, 10, 4, 2, 4, 3, 3], "yaxis": "y3"}], "layout": {"annotations": [{"font": {}, "showarrow": false, "text": "age_category=newborn", "x": 0.1567, "xanchor": "center", "xref": "paper", "y": 1, "yanchor": "bottom", "yref": "paper"}, {"font": {}, "showarrow": false, "text": "age_category=baby", "x": 0.49, "xanchor": "center", "xref": "paper", "y": 1, "yanchor": "bottom", "yref": "paper"}, {"font": {}, "showarrow": false, "text": "age_category=adult", "x": 0.8233, "xanchor": "center", "xref": "paper", "y": 1, "yanchor": "bottom", "yref": "paper"}, {"font": {}, "showarrow": false, "text": "animal_type=Dog", "textangle": 90, "x": 0.98, "xanchor": "left", "xref": "paper", "y": 0.2425, "yanchor": "middle", "yref": "paper"}, {"font": {}, "showarrow": false, "text": "animal_type=Cat", "textangle": 90, "x": 0.98, "xanchor": "left", "xref": "paper", "y": 0.7575, "yanchor": "middle", "yref": "paper"}], "legend": {"title": {"text": "outcome_type"}, "tracegroupgap": 0}, "margin": {"t": 60}, "xaxis": {"anchor": "y", "domain": [0, 0.3133], "title": {"text": "year_month"}}, "xaxis2": {"anchor": "y2", "domain": [0.3333, 0.6467], "matches": "x", "title": {"text": "year_month"}}, "xaxis3": {"anchor": "y3", "domain": [0.6667, 0.98], "matches": "x", "title": {"text": "year_month"}}, "xaxis4": {"anchor": "y4", "domain": [0, 0.3133], "matches": "x", "showticklabels": false}, "xaxis5": {"anchor": "y5", "domain": [0.3333, 0.6467], "matches": "x", "showticklabels": false}, "xaxis6": {"anchor": "y6", "domain": [0.6667, 0.98], "matches": "x", "showticklabels": false}, "yaxis": {"anchor": "x", "domain": [0, 0.485], "title": {"text": "count"}, "type": "log"}, "yaxis2": {"anchor": "x2", "domain": [0, 0.485], "matches": "y", "showticklabels": false, "type": "log"}, "yaxis3": {"anchor": "x3", "domain": [0, 0.485], "matches": "y", "showticklabels": false, "type": "log"}, "yaxis4": {"anchor": "x4", "domain": [0.515, 1], "matches": "y", "title": {"text": "count"}, "type": "log"}, "yaxis5": {"anchor": "x5", "domain": [0.515, 1], "matches": "y", "showticklabels": false, "type": "log"}, "yaxis6": {"anchor": "x6", "domain": [0.515, 1], "matches": "y", "showticklabels": false, "type": "log"}}}
